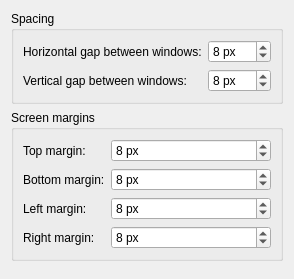
                    <widget class="QWidget" name="tab_layout">
                        <attribute name="title">
                            <string>Layout</string>
                        </attribute>
                        <layout class="QVBoxLayout" name="verticalLayout_layout">
                            <item>
                                <widget class="QGroupBox" name="groupBox_spacing">
                                    <property name="title">
                                        <string>Spacing</string>
                                    </property>
                                    <layout class="QFormLayout" name="formLayout_spacing">
                                        <item row="0" column="0">
                                            <widget class="QLabel" name="label_horizontalGap">
                                                <property name="text">
                                                    <string>Horizontal gap between windows:</string>
                                                </property>
                                            </widget>
                                        </item>
                                        <item row="0" column="1">
                                            <widget class="QSpinBox" name="kcfg_horizontalGap">
                                                <property name="toolTip">
                                                    <string>Horizontal gap between windows</string>
                                                </property>
                                                <property name="suffix">
                                                    <string> px</string>
                                                </property>
                                                <property name="maximum">
                                                    <number>999</number>
                                                </property>
                                                <property name="value">
                                                    <number>8</number>
                                                </property>
                                            </widget>
                                        </item>
                                        <item row="1" column="0">
                                            <widget class="QLabel" name="label_verticalGap">
                                                <property name="text">
                                                    <string>Vertical gap between windows:</string>
                                                </property>
                                            </widget>
                                        </item>
                                        <item row="1" column="1">
                                            <widget class="QSpinBox" name="kcfg_verticalGap">
                                                <property name="toolTip">
                                                    <string>Vertical gap between stacked windows</string>
                                                </property>
                                                <property name="suffix">
                                                    <string> px</string>
                                                </property>
                                                <property name="maximum">
                                                    <number>999</number>
                                                </property>
                                                <property name="value">
                                                    <number>8</number>
                                                </property>
                                            </widget>
                                        </item>
                                    </layout>
                                </widget>
                            </item>
                            <item>
                                <widget class="QGroupBox" name="groupBox_screenMargins">
                                    <property name="title">
                                        <string>Screen margins</string>
                                    </property>
                                    <layout class="QFormLayout" name="formLayout_screenMargins">
                                        <item row="0" column="0">
                                            <widget class="QLabel" name="label_topMargin">
                                                <property name="text">
                                                    <string>Top margin:</string>
                                                </property>
                                            </widget>
                                        </item>
                                        <item row="0" column="1">
                                            <widget class="QSpinBox" name="kcfg_topMargin">
                                                <property name="toolTip">
                                                    <string>Space reserved at the top of the screen</string>
                                                </property>
                                                <property name="suffix">
                                                    <string> px</string>
                                                </property>
                                                <property name="maximum">
                                                    <number>999</number>
                                                </property>
                                                <property name="value">
                                                    <number>8</number>
                                                </property>
                                            </widget>
                                        </item>
                                        <item row="1" column="0">
                                            <widget class="QLabel" name="label_bottomMargin">
                                                <property name="text">
                                                    <string>Bottom margin:</string>
                                                </property>
                                            </widget>
                                        </item>
                                        <item row="1" column="1">
                                            <widget class="QSpinBox" name="kcfg_bottomMargin">
                                                <property name="toolTip">
                                                    <string>Space reserved at the bottom of the screen</string>
                                                </property>
                                                <property name="suffix">
                                                    <string> px</string>
                                                </property>
                                                <property name="maximum">
                                                    <number>999</number>
                                                </property>
                                                <property name="value">
                                                    <number>8</number>
                                                </property>
                                            </widget>
                                        </item>
                                        <item row="2" column="0">
                                            <widget class="QLabel" name="label_leftMargin">
                                                <property name="text">
                                                    <string>Left margin:</string>
                                                </property>
                                            </widget>
                                        </item>
                                        <item row="2" column="1">
                                            <widget class="QSpinBox" name="kcfg_leftMargin">
                                                <property name="toolTip">
                                                    <string>Space reserved at the left of the screen</string>
                                                </property>
                                                <property name="suffix">
                                                    <string> px</string>
                                                </property>
                                                <property name="maximum">
                                                    <number>999</number>
                                                </property>
                                                <property name="value">
                                                    <number>8</number>
                                                </property>
                                            </widget>
                                        </item>
                                        <item row="3" column="0">
                                            <widget class="QLabel" name="label_rightMargin">
                                                <property name="text">
                                                    <string>Right margin:</string>
                                                </property>
                                            </widget>
                                        </item>
                                        <item row="3" column="1">
                                            <widget class="QSpinBox" name="kcfg_rightMargin">
                                                <property name="toolTip">
                                                    <string>Space reserved at the right of the screen</string>
                                                </property>
                                                <property name="suffix">
                                                    <string> px</string>
                                                </property>
                                                <property name="maximum">
                                                    <number>999</number>
                                                </property>
                                                <property name="value">
                                                    <number>8</number>
                                                </property>
                                            </widget>
                                        </item>
                                    </layout>
                                </widget>
                            </item>
                            <item>
                                <spacer name="verticalSpacer_layout">
                                    <property name="orientation">
                                        <enum>Qt::Orientation::Vertical</enum>
                                    </property>
                                </spacer>
                            </item>
                        </layout>
                    </widget>
